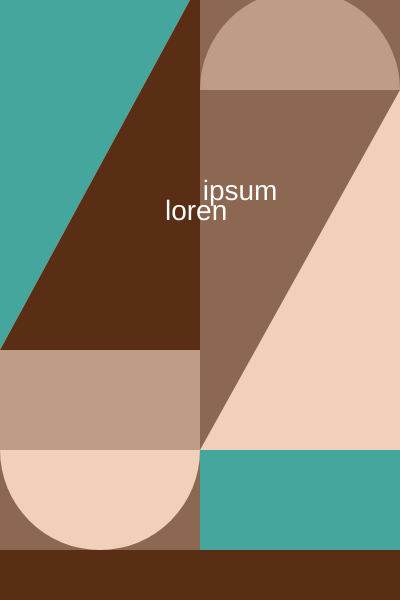
Frame 1 (no input)
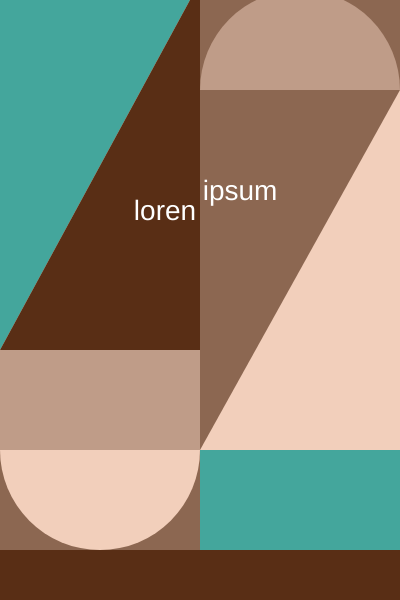
Frame 60 (no input)
Frame 120 (the mouse pressed at the canvas centre since frame 60): identical to frame 60, image omitted

The p5.js sketch that drew these frames (run headless with seeded random() and noise() and a simulated clock; from frame 60 on, the mouse is pressed at the canvas centre):

// p5.js sketch
// ── sketch.js
function setup() {
    createCanvas(400, 600);
  }
  
  function draw() {
    noStroke()
    background(242, 207, 187);
    fill( 68, 166, 156)
    beginShape()
    vertex(0,0)
    vertex(0,350)
    vertex(190,0)
    endShape()
    
    rect(200,450,200,100)
    
    fill(89, 46, 21)
    beginShape()
    vertex(0,350)
    vertex(200,350)
    vertex(200,0)
    vertex(190,0)
    endShape()
      rect(0,550,width,50)
    
    fill(140, 103, 81)
    beginShape()
    vertex(200,0)
    vertex(400,0)
    vertex(400,90)
    vertex(200,450)
    endShape()
    rect(0,450,200,100)
    
    fill(191, 156, 136)
    arc(300,90,200,200,PI,0)
    rect(0,350,200,100)
    
    fill(242, 207, 187)
    arc(100,450,200,200,0,PI)
    
   fill(255)
    textFont('helvetica')
    textSize(28)
    text('loren', -35+width/2,-80+height/2)
    textAlign(CENTER)
   
    text('ipsum',40+width/2,-100+height/2)
    
  }
  
